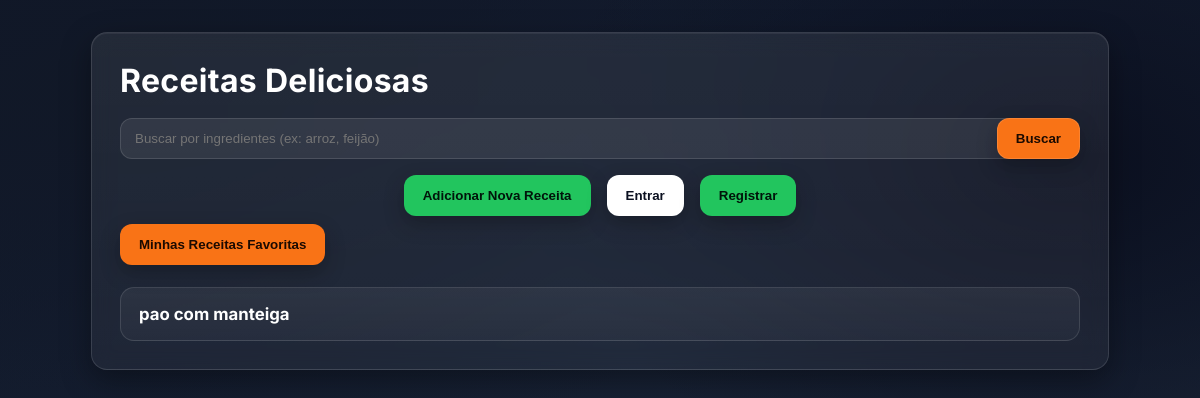
Before: / with the older database file.
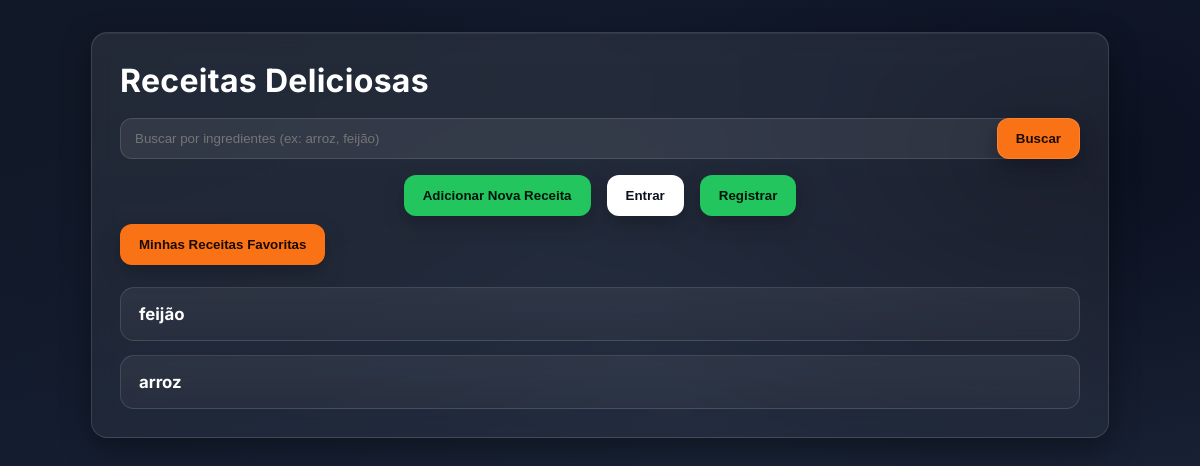
After: the same page with the newer database file.
### models.py (models this page shows)
class Receita(db.Model):
    id = db.Column(db.Integer, primary_key=True)
    titulo = db.Column(db.String(100), nullable=False)
    descricao = db.Column(db.Text)
    modo_preparo = db.Column(db.Text)
    imagem = db.Column(db.String(255), nullable=True) # Campo para a imagem
    data_postagem = db.Column(db.DateTime, default=datetime.utcnow)
    usuario_id = db.Column(db.Integer, db.ForeignKey('usuario.id'), nullable=False)
    usuario = db.relationship('Usuario', backref=db.backref('receitas', lazy=True))

### app.py (the view)
@app.route('/')
def index():
    current_user_id = session.get('user_id')
    query = request.args.get('query')
    if query:
        ingredientes_buscados = [ing.strip().lower() for ing in query.split(',')]
        receita_ids = db.session.query(ReceitaIngrediente.receita_id).join(Ingrediente).filter(
            Ingrediente.nome.in_(ingredientes_buscados)
        ).group_by(ReceitaIngrediente.receita_id).having(db.func.count(Ingrediente.id) == len(ingredientes_buscados)).all()
        receita_ids = [r[0] for r in receita_ids]
        receitas = Receita.query.filter(Receita.id.in_(receita_ids)).order_by(Receita.data_postagem.desc()).all()
    else:
        receitas = Receita.query.order_by(Receita.data_postagem.desc()).all()
    return render_template('index.html', receitas=receitas, query=query, current_user_id=current_user_id)

### templates/index.html (shortened to what this page needs)
<!DOCTYPE html>
<html>
<head>
    <link rel="stylesheet" href="{{ url_for('static', filename='style.css') }}">
</head>
<body>
    <div class="container">
        <h1>Receitas Deliciosas</h1>
        <form action="/" method="get" class="search-form">
            <input type="text" name="query" placeholder="Buscar por ingredientes (ex: arroz, feijão)" value="{{ query or '' }}">
            <button type="submit">Buscar</button>
        </form>
        <div class="actions-bar">
            <button onclick="window.location.href='{{ url_for('nova_receita') }}'" class="add-recipe-button button-link btn-primary">Adicionar Nova Receita</button>
            {% if current_user_id %}
            <button onclick="window.location.href='{{ url_for('meus_favoritos') }}'" class="button-link btn-accent">Favoritos</button>
            <button onclick="window.location.href='{{ url_for('logout') }}'" class="button-link">Sair</button>
            {% else %}
            <button onclick="window.location.href='{{ url_for('login') }}'" class="button-link">Entrar</button>
            <button onclick="window.location.href='{{ url_for('registrar') }}'" class="button-link btn-primary">Registrar</button>
            {% endif %}
        </div>
<button onclick="window.location.href='{{ url_for('meus_favoritos') }}'" class="button-link btn-accent">Minhas Receitas Favoritas</button>
        <ul>
            {% for r in receitas %}
                <li><a href="{{ url_for('receita_detail', id=r.id) }}">{{ r.titulo }}</a></li>
            {% endfor %}
        </ul>
    </div>
</body>
</html>

### static/style.css (style rules this page uses)
:root { --bg-start: #0f172a; --bg-end: #1e293b; --card: rgba(255,255,255,0.08); --card-border: rgba(255,255,255,0.12); --text: #f8fafc; --muted: #cbd5e1; --primary: #22c55e; --primary-600: #16a34a; --accent: #f97316; --accent-600: #ea580c; --info: #38bdf8; --danger: #ef4444; }
body { font-family: 'Inter', sans-serif; margin: 0; min-height: 100vh; color: var(--text); background: radial-gradient(1200px 700px at 10% 10%, #111827 0%, transparent 60%), radial-gradient(900px 600px at 90% 20%, #0b1020 0%, transparent 60%), linear-gradient(160deg, var(--bg-start), var(--bg-end)); display: flex; flex-direction: column; align-items: center; }
.container { width: 92%; max-width: 960px; margin: 32px 0; padding: 28px; background: linear-gradient(180deg, rgba(255,255,255,0.08), rgba(255,255,255,0.05)); border: 1px solid var(--card-border); border-radius: 16px; backdrop-filter: blur(10px); box-shadow: 0 10px 30px rgba(0,0,0,0.35), inset 0 1px 0 rgba(255,255,255,0.06); }
h1, h2, h3 { color: #ffffff; letter-spacing: 0.3px; margin: 0 0 18px 0; }
a { color: var(--info); text-decoration: none; }
button, .button-link { display: inline-flex; align-items: center; justify-content: center; gap: 8px; padding: 12px 18px; border-radius: 12px; border: 1px solid rgba(255,255,255,0.12); color: #0b1020; background: #ffffff; font-weight: 700; cursor: pointer; text-decoration: none; transition: transform .15s ease, box-shadow .2s ease, background .2s ease; box-shadow: 0 8px 20px rgba(0,0,0,0.25); }
.btn-primary { background: var(--primary); color: #00140a; border-color: transparent; }
.btn-accent { background: var(--accent); color: #1b0a00; border-color: transparent; }
form { display: grid; gap: 14px; }
input[type="text"], input[type="email"], input[type="password"], textarea { width: 100%; color: var(--text); background: rgba(255,255,255,0.06); border: 1px solid var(--card-border); border-radius: 12px; padding: 12px 14px; outline: none; transition: border-color .2s ease, box-shadow .2s ease; }
.search-form { display: grid; grid-template-columns: 1fr auto; gap: 10px; }
.search-form input { background: rgba(255,255,255,0.08); }
.search-form button { background: var(--accent); color: #1b0a00; }
.actions-bar { display: flex; gap: 16px; justify-content: center; margin: 16px 0 8px 0; flex-wrap: wrap; }
.add-recipe-button { background: var(--primary); color: #00140a; }
ul { list-style: none; padding: 0; margin: 22px 0 0 0; display: grid; gap: 14px; }
ul li { background: linear-gradient(180deg, rgba(255,255,255,0.06), rgba(255,255,255,0.03)); border: 1px solid var(--card-border); border-radius: 14px; padding: 16px 18px; display: flex; justify-content: space-between; align-items: center; transition: transform .15s ease, box-shadow .2s ease, border-color .2s ease; }
ul li a { color: #ffffff; font-weight: 700; font-size: 1.05rem; }

Changed rows visible on the page:
removed Receita: titulo "pao com manteiga"
added Receita: titulo "feijão"
added Receita: titulo "arroz"
